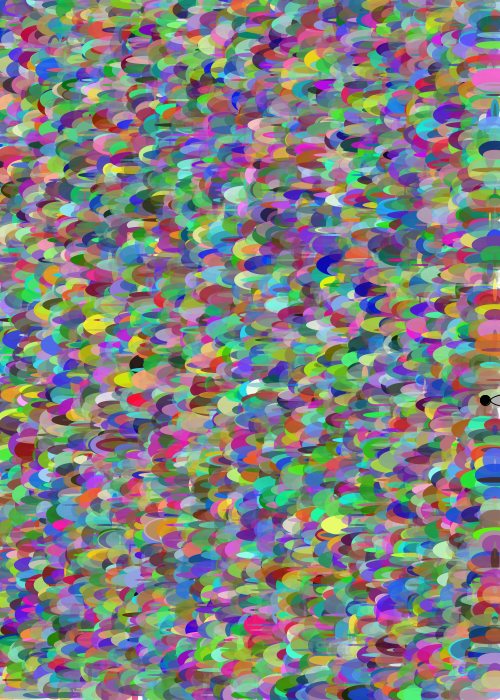
Frame 1 (no input)
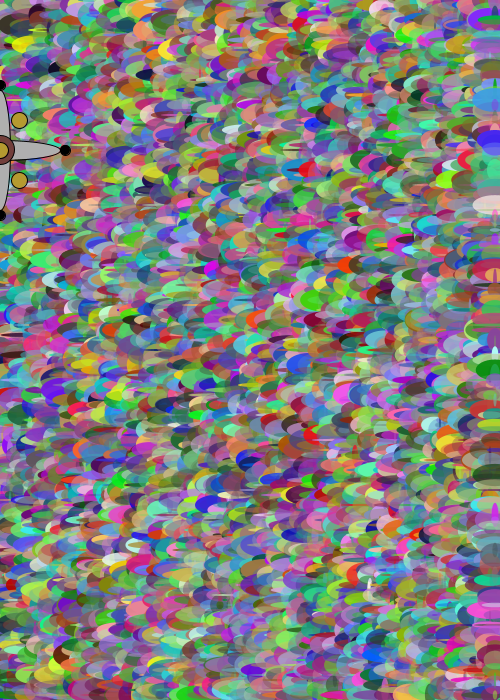
Frame 60 (the mouse pressed at the canvas centre just before this capture)
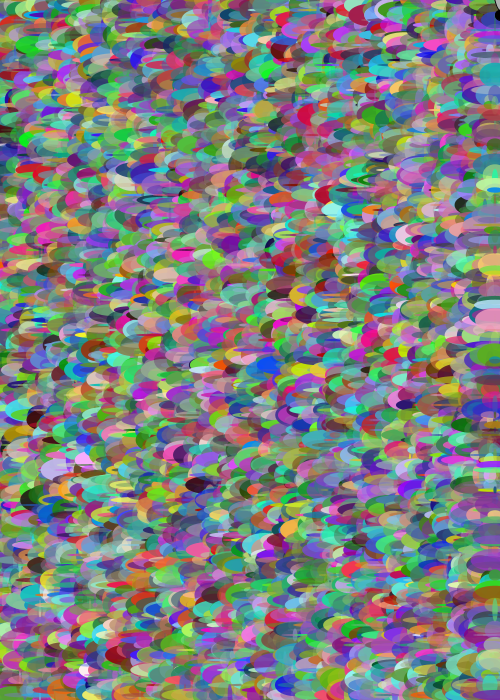
Frame 120 (the mouse held since frame 60 and released just before this capture)

The Processing sketch that drew these frames (run headless with seeded random() and noise(); from frame 60 on, the mouse is pressed at the canvas centre):

// Processing sketch: processing_40560
// ── processing_40560.pde

boolean button = false;

float razX;
float razY;
float razW;
float razH;

float blinkR;
float blinkG;
float blinkB;
float blinkSize = 16;

float xspeed = 50;
float yspeed = 50;

void setup() {
  size(500,700); 
    background (255);
  razX =  width;      
  razY = height/2; 
  smooth();
    
}

void draw() {
  
  frameRate (30);
  for (int x = 0; x< width; x = x+5)
  for (int y = 0; y< height; y = y + 5) {
  noStroke();
  
float r = random (0,255);
float g = random (0,255);
float b = random (0,255);
float a = random (0,255);
float x1 = random (0, 50);
float y1 = random (0, 25);
  fill (r,g,b,a);
  ellipse ( x, y, x1,y1);
    }
  
 
  
  {
  razX = razX + xspeed;
  razY = razY + yspeed;
  
  if ((razX > width) || (razX< 0)) {
    xspeed = xspeed * -1;
  }
    if ((razY >height || razY <0)) {
      yspeed = yspeed * -1;
    }
  
  
  //float bg = random(50, 60);
  //background(bg);  
  
  ellipseMode(CENTER);
  rectMode(CENTER); 
  
  //  building raz
  stroke(0);
  fill(175);
  ellipse(razX,razY,20,120);
  ellipse (razX, razY, 120, 20);

  stroke(0);
  //float w = random(0,255);
  
  float r = random (0,255);
  float g = random (0,255);
  float b = random (0,255);
  fill(r,g,b);
  float z = random (10, 90);
  ellipse(razX,razY,z,z); 
   
  blinkR = random(255);
  blinkG = random(255);
  blinkB = random(255);
  fill(blinkR,blinkG,blinkB);
  
  ellipse(razX-19,razY-30,16,16); 
  ellipse(razX+19,razY-30,16,16);
  ellipse(razX-19, razY+30, 16,16);
  ellipse(razX+19, razY+30, 16,16);
  ellipse(razX, razY, 16,16);
  
  fill(0);
  ellipse(razX-65, razY, 10,10);
  ellipse(razX + 65,razY, 10,10);
  ellipse(razX, razY+65, 10,10);
  ellipse(razX, razY-65,10,10);
  
}

}
